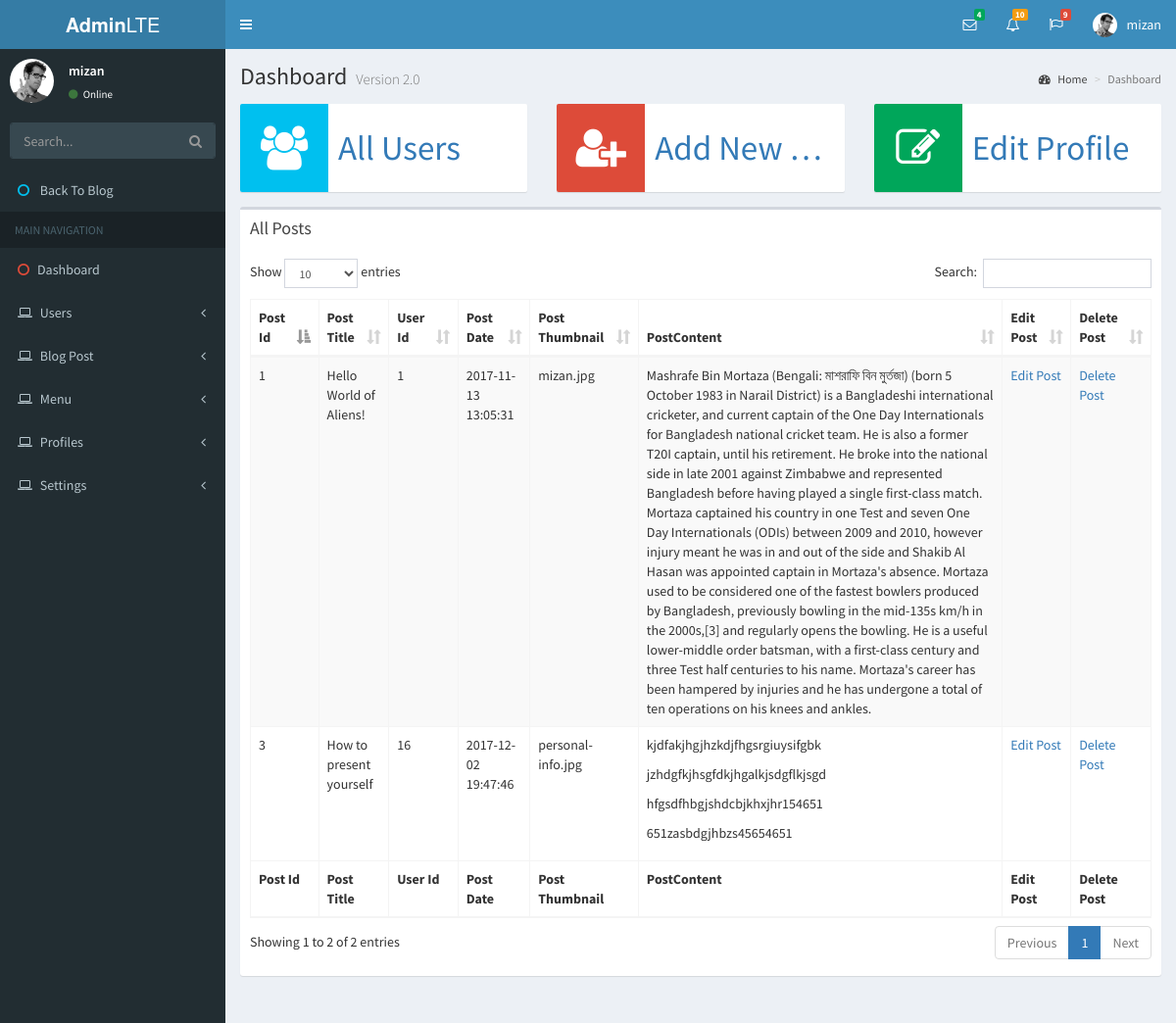
The page /dashboard/posts.php (signed in) on the database its author committed.
### tables this page shows
CREATE TABLE `users` (
  `user_id` int(11) NOT NULL,
  `username` varchar(100) NOT NULL,
  `password` varchar(255) NOT NULL,
  `user_type` tinyint(4) NOT NULL,
  `active` tinyint(1) NOT NULL,
  `activation_hash` varchar(255) NOT NULL,
  `email` varchar(255) NOT NULL
);

CREATE TABLE `posts` (
  `post_id` int(11) NOT NULL,
  `post_title` varchar(300) NOT NULL,
  `user_id` int(11) NOT NULL,
  `post_date` timestamp NOT NULL DEFAULT CURRENT_TIMESTAMP ON UPDATE CURRENT_TIMESTAMP,
  `post_thumbnail` varchar(300) NOT NULL,
  `post_content` text NOT NULL
);

### dashboard/posts.php (the view, shortened to what this page needs)
<?php include_once 'admin_header.php'; ?>
<?php
  if(isset($_SESSION['isLoggedIn']) && $_SESSION['isLoggedIn'] ==='yes'):
 ?>
<?php include_once 'admin_sidebar.php'; ?>
  <div class="content-wrapper">
    <section class="content-header">
      <h1>
        Dashboard
        <small>Version 2.0</small>
      </h1>
      <ol class="breadcrumb">
        <li><a href="#"><i class="fa fa-dashboard"></i> Home</a></li>
        <li class="active">Dashboard</li>
      </ol>
    </section>
    <section class="content">
      <div class="row">
        <div class="col-md-4 col-sm-4 col-xs-12">
          <a href="users.php">
          <div class="info-box">
            <span class="info-box-icon bg-aqua"><i class="fa fa-users"></i></span>
            <div class="info-box-content">
              <span class="info-box-text">All Users</span>
            </div>
          </div>
          </a>
        </div>
        <div class="col-md-4 col-sm-4 col-xs-12">
          <a href="add_user.php">
          <div class="info-box">
            <span class="info-box-icon bg-red"><i class="fa fa-user-plus"></i></span>
            <div class="info-box-content">
              <span class="info-box-text">Add New User</span>
            </div>
          </div>
          </a>
        </div>
        <div class="col-md-4 col-sm-4 col-xs-12">
          <a href="edit_user.php?user_id=<?php echo $_SESSION['user_id'];?>">
          <div class="info-box">
            <span class="info-box-icon bg-green"><i class="fa fa-edit"></i></span>
            <div class="info-box-content">
              <span class="info-box-text">Edit Profile</span>
            </div>
          </div>
          </a>
        </div>
      </div>
    <div class="row">
      <div class="col-md-12">
          <div class="box">
            <div class="box-header">
              <h3 class="box-title">All Posts</h3>
            </div>
                  <?php if(isset($_SESSION['user_id']))
                       $user_id = $_SESSION['user_id'];
                         ?>
                        <?php $sql = "SELECT username,user_type FROM users WHERE user_id=$user_id";
                          $result = $mysql->query($sql);
                          while($user = $result->fetch_assoc()){
                            $user_type = $user['user_type'];
                          }
                  ?>
            <div class="box-body">
              <?php if($user_type === '1'): ?>
              <table id="example1" class="table table-bordered table-striped">
                <thead>
                <tr>
                  <th>Post Id</th>
                  <th>Post Title</th>
                  <th>User Id</th>
                  <th>Post Date</th>
                  <th>Post Thumbnail</th>
                  <th>PostContent</th>
                  <th>Edit Post</th>
                  <th>Delete Post</th>
                </tr>
                </thead>
                <tbody>
                <?php
                  $sql = "SELECT * FROM posts";
                  $result = $mysql->query($sql);
                  while($post = $result->fetch_assoc()): ?>
                  <tr>
                    <td><?php echo $post['post_id']; ?></td>
                    <td><?php echo $post['post_title']; ?></td>
                    <td><?php echo $post['user_id']; ?></td>
                    <td><?php echo $post['post_date']; ?></td>
                    <td><?php echo $post['post_thumbnail']; ?></td>
                    <td><?php echo $post['post_content']; ?></td>
                    <td><a href="edit_post.php?post_id=<?php echo $post['post_id'] ?>">Edit Post</a></td>
                     <td><a href="delete_post.php?post_id=<?php echo $post['post_id'] ?>">Delete Post</a></td>
                  </tr>
                  <?php endwhile; ?>
                </tbody>
                <tfoot>
                <tr>
                  <th>Post Id</th>
                  <th>Post Title</th>
                  <th>User Id</th>
                  <th>Post Date</th>
                  <th>Post Thumbnail</th>
                  <th>PostContent</th>
                  <th>Edit Post</th>
                  <th>Delete Post</th>
                </tr>
                </tfoot>
              </table>
            </div>
            <?php else: ?>
                  <div style="color:red;font-size: 36px">YOU ARE NOT OUR CLAN ALEIN WHO HAS ADMIN POWER!</div>
            <?php endif; ?>
          </div>
      </div>
    </div>
    </section>
  </div>
<?php include_once 'admin_footer.php'; ?>
<?php else: ?>
<?php header('Location:../login.php?error=1') ;?>
<?php endif; ?>

### dashboard/admin_header.php (shortened to what this page needs)
<?php include_once '../inc/db.php';
  session_start();?>
  <?php
    if(isset($_SESSION['user_id'])){
      $user_id=$_SESSION['user_id'];
    }
    $sql = "SELECT username,user_type FROM users WHERE user_id='$user_id' ";
    $result = $mysql->query($sql);
    while($user=$result->fetch_assoc()){
      $username=$user['username'];
    }
   ?>
  <!DOCTYPE html>
<html>
<head>
  <link rel="stylesheet" href="../bower_components/bootstrap/dist/css/bootstrap.min.css">
  <link rel="stylesheet" href="../bower_components/font-awesome/css/font-awesome.min.css">
  <link rel="stylesheet" href="../bower_components/Ionicons/css/ionicons.min.css">
  <link rel="stylesheet" href="../bower_components/jvectormap/jquery-jvectormap.css">
  <link rel="stylesheet" href="../dist/css/AdminLTE.min.css">
  <link rel="stylesheet" href="../dist/css/skins/_all-skins.min.css">
  <link rel="stylesheet" href="../bower_components/datatables.net-bs/css/dataTables.bootstrap.min.css">
    <link rel="stylesheet" type="text/css" href="../dist/css/custom.css">
</head>
<body class="hold-transition skin-blue sidebar-mini">
<div class="wrapper">
  <header class="main-header">
    <a href="index2.html" class="logo">
      <span class="logo-lg"><b>Admin</b>LTE</span>
    </a>
    <nav class="navbar navbar-static-top">
      <a href="#" class="sidebar-toggle" data-toggle="push-menu" role="button">
      </a>
      <div class="navbar-custom-menu">
        <ul class="nav navbar-nav">
          <li class="dropdown messages-menu">
            <a href="#" class="dropdown-toggle" data-toggle="dropdown">
              <i class="fa fa-envelope-o"></i>
              <span class="label label-success">4</span>
            </a>
          </li>
          <li class="dropdown notifications-menu">
            <a href="#" class="dropdown-toggle" data-toggle="dropdown">
              <i class="fa fa-bell-o"></i>
              <span class="label label-warning">10</span>
            </a>
          </li>
          <li class="dropdown tasks-menu">
            <a href="#" class="dropdown-toggle" data-toggle="dropdown">
              <i class="fa fa-flag-o"></i>
              <span class="label label-danger">9</span>
            </a>
          </li>
          <li class="dropdown user user-menu">
            <a href="#" class="dropdown-toggle" data-toggle="dropdown">
              <img src="../dist/img/user2-160x160.jpg" class="user-image" alt="User Image">
              <span class="hidden-xs"><?php echo $username ?></span>
            </a>
          </li>
        </ul>
      </div>
    </nav>
  </header>

### dashboard/admin_sidebar.php (shortened to what this page needs)
<aside class="main-sidebar">
  <section class="sidebar">
    <div class="user-panel">
      <div class="pull-left image">
        <img src="../dist/img/user2-160x160.jpg" class="img-circle" alt="User Image">
      </div>
      <div class="pull-left info">
        <?php if(isset($_SESSION['user_id']))
          $user_id = $_SESSION['user_id'];
        ?>
      <?php $sql = "SELECT username,user_type FROM users WHERE user_id=$user_id";
        $result = $mysql->query($sql);
        while($user = $result->fetch_assoc()){
          $username = $user['username'];
        }
      ?>
        <p> <?php echo $username ?> </p>
        <a href="#"><i class="fa fa-circle text-success"></i> Online</a>
      </div>
    </div>
    <form action="#" method="get" class="sidebar-form">
      <div class="input-group">
        <input type="text" name="q" class="form-control" placeholder="Search...">
        <span class="input-group-btn">
              <button type="submit" name="search" id="search-btn" class="btn btn-flat">
                <i class="fa fa-search"></i>
              </button>
            </span>
      </div>
    </form>
    <ul class="sidebar-menu" data-widget="tree">
      <li><a href="../index.php"><i class="fa fa-circle-o text-aqua"></i> <span>Back To Blog</span></a></li>
      <li class="header">MAIN NAVIGATION</li>
      <li>
        <a href="index.php">
          <i class="fa fa-circle-o text-red"></i><span>Dashboard</span>
        </a>
      </li>
      <li class="treeview">
        <a href="#">
          <i class="fa fa-laptop"></i>
          <span>Users</span>
          <span class="pull-right-container">
            <i class="fa fa-angle-left pull-right"></i>
          </span>
        </a>
      </li>
      <li class="treeview">
        <a href="#">
          <i class="fa fa-laptop"></i>
          <span>Blog Post</span>
          <span class="pull-right-container">
            <i class="fa fa-angle-left pull-right"></i>
          </span>
        </a>
      </li>
      <li class="treeview">
        <a href="#">
          <i class="fa fa-laptop"></i>
          <span>Menu</span>
          <span class="pull-right-container">
            <i class="fa fa-angle-left pull-right"></i>
          </span>
        </a>
      </li>
      <li class="treeview">
        <a href="#">
          <i class="fa fa-laptop"></i>
          <span>Profiles</span>
          <span class="pull-right-container">
            <i class="fa fa-angle-left pull-right"></i>
          </span>
        </a>
      </li>
      <li class="treeview">
        <a href="#">
          <i class="fa fa-laptop"></i>
          <span>Settings</span>
          <span class="pull-right-container">
            <i class="fa fa-angle-left pull-right"></i>
          </span>
        </a>
      </li>
    </ul>
  </section>
</aside>

### rows shown on the page
users: username "mizan"
posts: post_id "1", post_title "Hello World of Aliens!", user "1", post_date "2017-11-13 13:05:31", post_thumbnail "mizan.jpg", post_content "Mashrafe Bin Mortaza (Bengali: মাশরাফি বিন মুর্তজা) (born 5 October 1983 in Narail District) is a Bangladeshi international cricketer, and current captain of the One Day Internationals for Bangladesh national cricket team. He is also a former T20I captain, until his retirement. He broke into the national side in late 2001 against Zimbabwe and represented Bangladesh before having played a single first-class match. Mortaza captained his country in one Test and seven One Day Internationals (ODIs) between 2009 and 2010, however injury meant he was in and out of the side and Shakib Al Hasan was appointed captain in Mortaza's absence. Mortaza used to be considered one of the fastest bowlers…"
posts: post_id "3", post_title "How to present yourself", user "16", post_date "2017-12-02 19:47:46", post_thumbnail "personal-info.jpg", post_content "kjdfakjhgjhzkdjfhgsrgiuysifgbk jzhdgfkjhsgfdkjhgalkjsdgflkjsgd hfgsdfhbgjshdcbjkhxjhr154651 651zasbdgjhbzs45654651"
